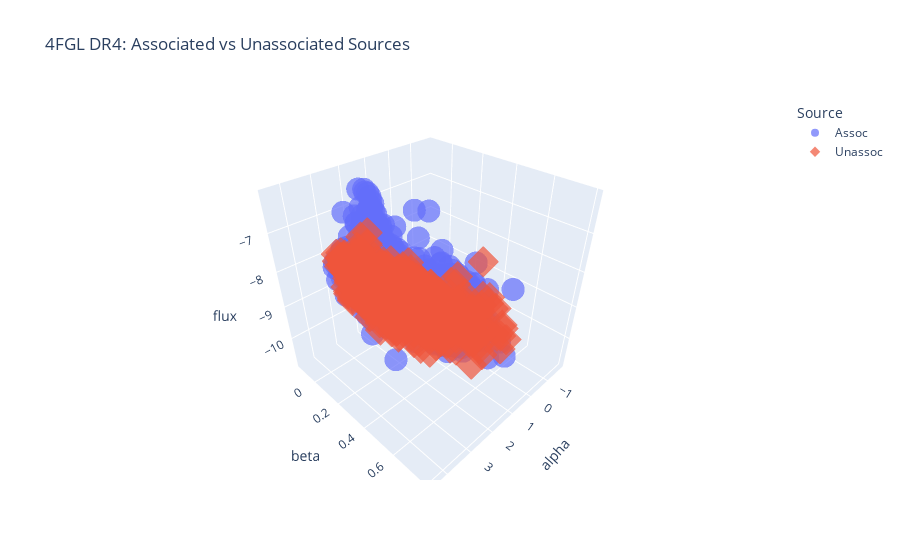

Notebook cell for this chart:
### Code cell
df_plot = pd.concat([
    df_as.assign(Source='Assoc'),
    df_unas.assign(Source='Unassoc')
])

fig = px.scatter_3d(
    df_plot,
    x='alpha', y='beta', z='flux',
    color='Source',
    symbol='Source',
    opacity=0.7,
    title='4FGL DR4: Associated vs Unassociated Sources'
)

fig.show()

### Figure 1 — Plotly figure (JSON) as saved in the notebook; plotly's stock layout.template omitted (floating-point values rounded to 4 significant figures; data arrays with more than 128 entries replaced by an {"elided": "..."} marker saying what was removed)
{"data": [{"hovertemplate": "Source=Assoc<br>alpha=%{x}<br>beta=%{y}<br>flux=%{z}<extra></extra>", "legendgroup": "Assoc", "marker": {"color": "#636efa", "opacity": 0.7, "symbol": "circle"}, "mode": "markers", "name": "Assoc", "scene": "scene", "showlegend": true, "type": "scatter3d", "x": {"elided": "3784 float values"}, "y": {"elided": "3784 float values"}, "z": {"elided": "3784 float values"}}, {"hovertemplate": "Source=Unassoc<br>alpha=%{x}<br>beta=%{y}<br>flux=%{z}<extra></extra>", "legendgroup": "Unassoc", "marker": {"color": "#EF553B", "opacity": 0.7, "symbol": "diamond"}, "mode": "markers", "name": "Unassoc", "scene": "scene", "showlegend": true, "type": "scatter3d", "x": {"elided": "1284 float values"}, "y": {"elided": "1284 float values"}, "z": {"elided": "1284 float values"}}], "layout": {"legend": {"title": {"text": "Source"}, "tracegroupgap": 0}, "scene": {"domain": {"x": [0, 1], "y": [0, 1]}, "xaxis": {"title": {"text": "alpha"}}, "yaxis": {"title": {"text": "beta"}}, "zaxis": {"title": {"text": "flux"}}}, "title": {"text": "4FGL DR4: Associated vs Unassociated Sources"}}}
